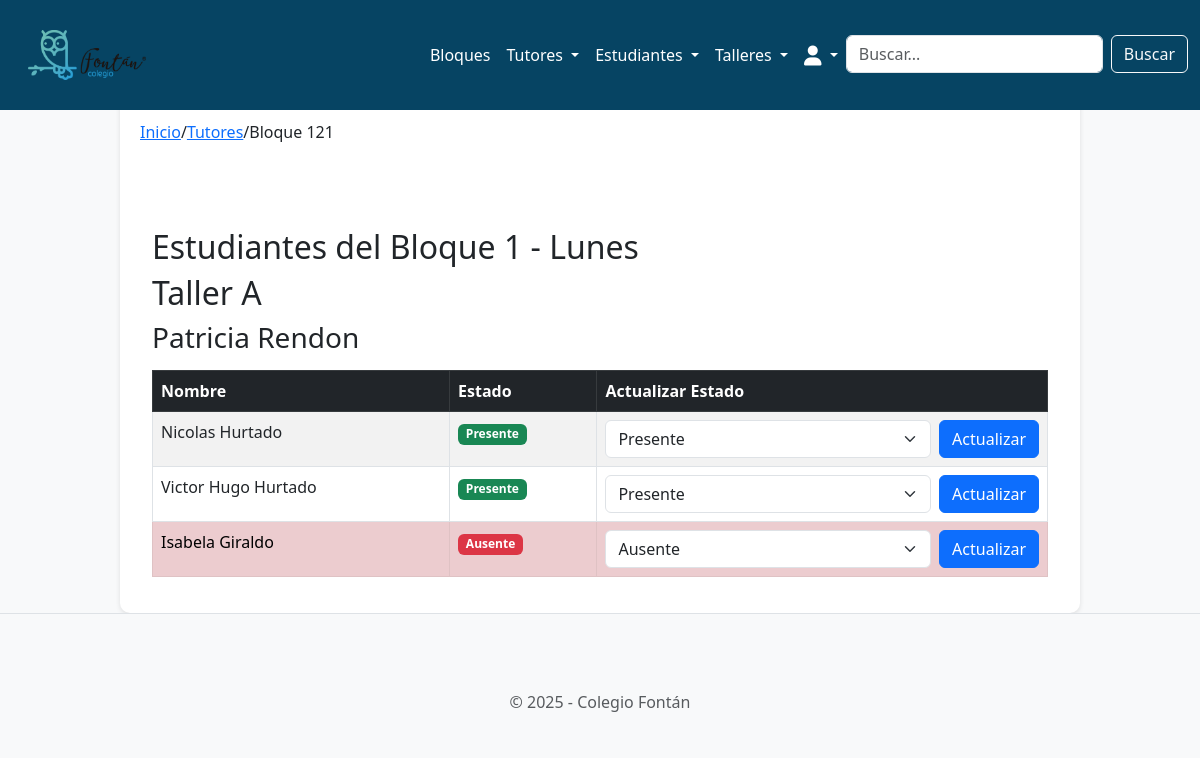
The page /schedules/5/Monday/1/students/ (signed in) on the database as committed earlier.
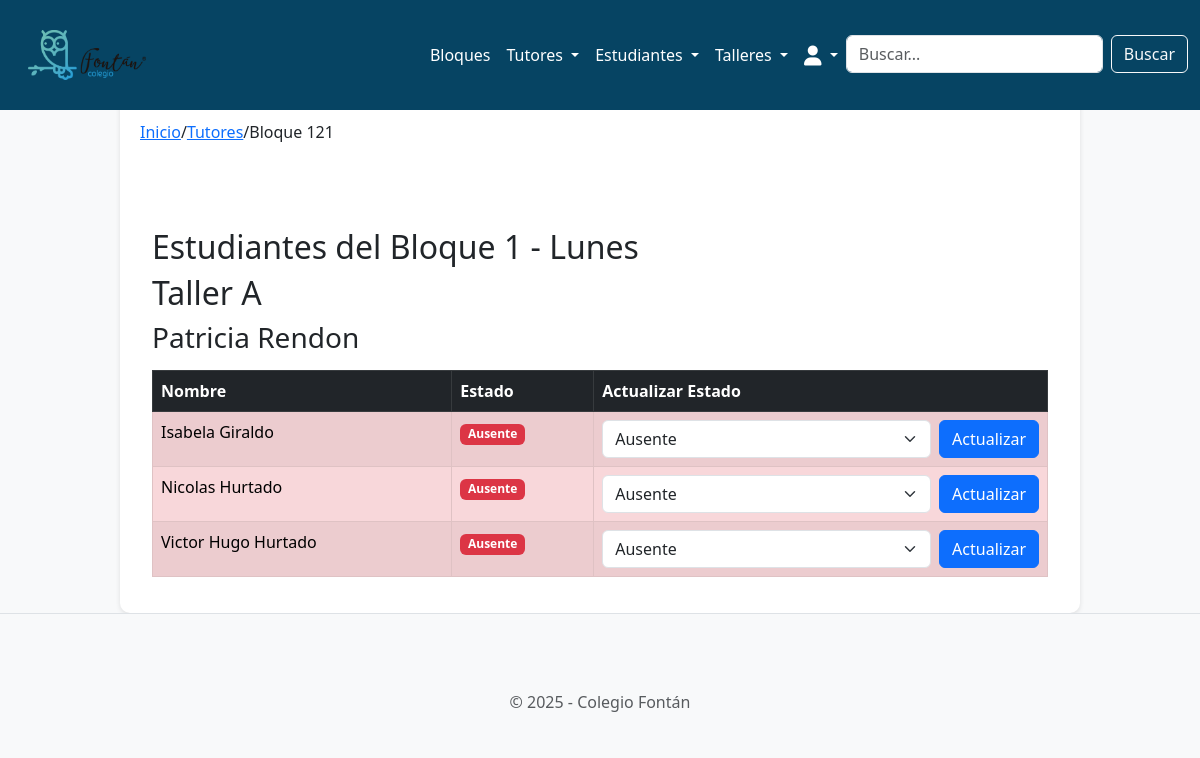
The same page on the database as committed later.
### students/models.py (models this page shows, shortened)
class Student(models.Model):
    STATUS_CHOICES = [
        ('present', 'Presente'),
        ('absent', 'Ausente'),
        ('neutral', 'No llamado'),
    ]
    student_id = models.AutoField(primary_key=True)
    name = models.CharField(max_length=100)
    lastname = models.CharField(max_length=100)
    id_number = models.IntegerField(unique=True)
    autonomy_level = models.IntegerField(
        choices=[
            (1, 'Nivel 1'),
            (2, 'Nivel 2'),
            (3, 'Nivel 3'),
        ],
        default=1,
    )
    extended_vacation = models.BooleanField(default=False)
    grade = models.IntegerField(
        choices=[
            (1, '1'),
            (2, '2'),
            (3, '3'),
            (4, '4'),
            (5, '5'),
            (6, '6'),
            (7, '7'),
            (8, '8'),
            (9, '9'),
            (10, '10'),
            (11, '11'),
        ],
        default=1,
    )
    status = models.CharField(
        max_length=10,
        choices=STATUS_CHOICES,
        default='neutral'
    )
    workshop = models.ForeignKey('workshops.Workshop', on_delete=models.SET_NULL, null=True, blank=True)

### schedules/views.py (the view, shortened to what this page needs)
# urls.py: path('<int:tutor_id>/<str:day>/<int:block_number>/students/', views.students_in_block, name='student_in_block'),
@login_required
def students_in_block(request, tutor_id, day, block_number):
    print("funcion students_in_block funcionando")
    tutor = get_object_or_404(Tutor, tutor_id=tutor_id)
    block = Block.objects.filter(
        workshop__tutor=tutor,
        day=day,
        block_number=block_number).first()
    if not block:
        raise Http404("No se encontró el bloque correspondiente.")
    students = block.students.all().order_by("-status", "name")
    return render(request, "schedules/students_in_block.html", {
        "tutor": tutor,
        "block": block,
        "block_id": block.block_id,
        "block_day": block.day,
        "block_number": block.block_number,
        "workshop": block.workshop,
        "students": students,
    })

### schedules/templates/schedules/students_in_block.html (shortened to what this page needs)
{% extends 'base.html' %}
{% block breadcrumb %}
  <a href="{% url 'home.home' %}">Inicio</a>
  <span>/</span>
  <a href="{% url 'tutors.show_tutors' %}">Tutores</a>
  <span>/</span>
  <span>Bloque {{ block_id }}</span>
{% endblock %}
{% block content %}
<div class="container mt-4">
    <h2>Estudiantes del Bloque {{ block_number }} -
        {% if block_day == "Monday" %}Lunes
        {% elif block_day == "Tuesday" %}Martes
        {% elif block_day == "Wednesday" %}Miércoles
        {% elif block_day == "Thursday" %}Jueves
        {% elif block_day == "Friday" %}Viernes
        {% elif block_day == "Saturday" %}Sábado
        {% elif block_day == "Sunday" %}Domingo
        {% else %}{{ block_day }}
        {% endif %}
    </h2>
    <div class="mb-3">
        <h2>{{ workshop.name }}</h3>
        <h3>{{ tutor.user.first_name }} {{ tutor.user.last_name }}</h2>
    </div>
    {% if students %}
        <table class="table table-bordered table-striped">
            <thead class="table-dark">
                <tr>
                    <th>Nombre</th>
                    <th>Estado</th>
                    <th>Actualizar Estado</th>
                </tr>
            </thead>
            <tbody>
                {% for student in students %}
                    <tr {% if student.status == "absent" %}class="table-danger"{% endif %}>
                        <td>{{ student.name }} {{ student.lastname }}</td>
                        <td>
                            <span class="badge
                                {% if student.status == 'present' %}bg-success{% elif student.status == 'absent' %}bg-danger{% else %}bg-secondary{% endif %}">
                                {{ student.get_status_display }}
                            </span>
                        </td>
                        <td>
                            <form method="POST" class="d-flex align-items-center">
                                <select name="status" class="form-select me-2">
                                    <option value="present" {% if student.status == "present" %}selected{% endif %}>Presente</option>
                                    <option value="absent" {% if student.status == "absent" %}selected{% endif %}>Ausente</option>
                                </select>
                                <button type="submit" class="btn btn-primary">Actualizar</button>
                            </form>
                        </td>
                    </tr>
                {% endfor %}
            </tbody>
        </table>
    {% else %}
        <p class="alert alert-info">No hay estudiantes asignados a este bloque.</p>
    {% endif %}
</div>
{% endblock %}

Rows that differ between the two databases and show on the page:
shown differently, row unchanged: Student "Isabela": moves up the list
changed Student "Nicolas": status "Presente" → "Ausente"
changed Student "Victor Hugo": status "Presente" → "Ausente"
